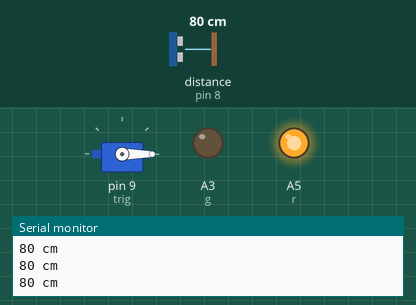
Simulated run of this sketch. Board: Arduino Uno, built with avr-gcc and run on an emulated ATmega328P. On the bench: servo, output pins drawn as LEDs (lit = HIGH), the last lines printed to the serial monitor. Inputs (shaded band) come from the test bench; at power-on: distance to the obstacle (sensor on pin 8) 80 cm. The echo pulse lasts 58.3 µs per cm; pins used as bus, display or sensor lines are not drawn.

Above: at 1.2 s.
1.3 s: distance to the obstacle (sensor on pin 8) set to 11 cm
4.3 s: distance to the obstacle (sensor on pin 8) set to 8 cm
At 5.5 s:
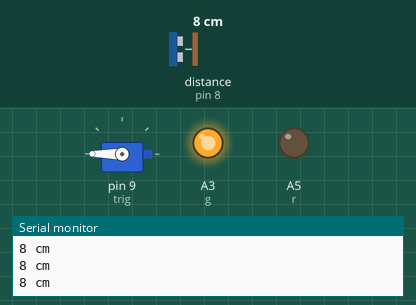
5.8 s: distance to the obstacle (sensor on pin 8) set to 10 cm
7.3 s: distance to the obstacle (sensor on pin 8) set to 13 cm
At 8.0 s:
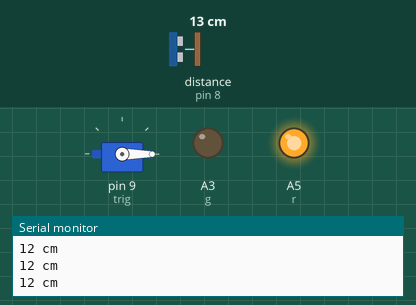
8.8 s: distance to the obstacle (sensor on pin 8) set to 2 cm
At 10.0 s:
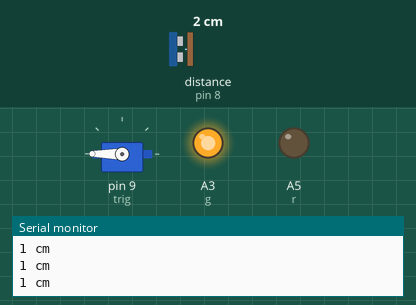
Timing chart, 0 to 11.3 s (numbered marks = the images above; inputs shaded):
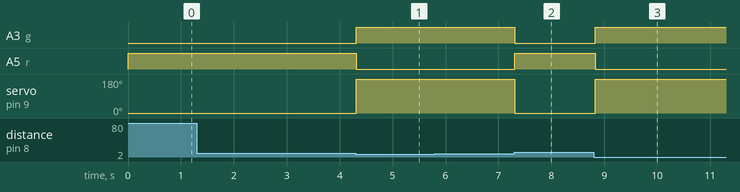

The sketch:

t.ino
```cpp
#include <Servo.h>

Servo servo;
const int trig = 9;
const int echo = 8;

const int r = A5;
const int g = A3;
const int b = A4;

void setup() {
  Serial.begin(9600);
  pinMode(echo, INPUT);
  pinMode(trig, OUTPUT);
  servo.attach(9);
  servo.write(0);
  }

void loop() {
  digitalWrite(trig, LOW);
  delayMicroseconds(2);
  digitalWrite(trig, HIGH);
  delayMicroseconds(10);
  digitalWrite(trig, LOW);

  long duration = pulseIn(echo, HIGH);
  long distace = (duration/2) / 29.1;

  Serial.print(distace);
  Serial.println(" cm");

  if (distace < 10)
  {
    servo.write(180);
    analogWrite(g, 255);
    analogWrite(r, 0);
    delay(100);
  }
  if (distace > 10)
  {
    analogWrite(g, 0);
    analogWrite(r, 255);
    servo.write(0);
    delay(100);
  }
}
```

Measured:
- the behaviour switches between 10 and 9 cm on distance to the obstacle (sensor on pin 8) (found by bisection; images 0 and 1)
- the behaviour switches between 11 and 12 cm on distance to the obstacle (sensor on pin 8) (found by bisection; images 1 and 2)
- after the input at 4.3 s, A3 (g): LOW → HIGH at once; A5 (r): HIGH → LOW at once; servo on pin 9 (trig): 0° → 180° at once
- after the input at 7.3 s, A3 (g): HIGH → LOW at once; A5 (r): LOW → HIGH at once; servo on pin 9 (trig): 180° → 0° at once
- after the input at 8.8 s, A3 (g): LOW → HIGH at once; A5 (r): HIGH → LOW at once; servo on pin 9 (trig): 0° → 180° at once
